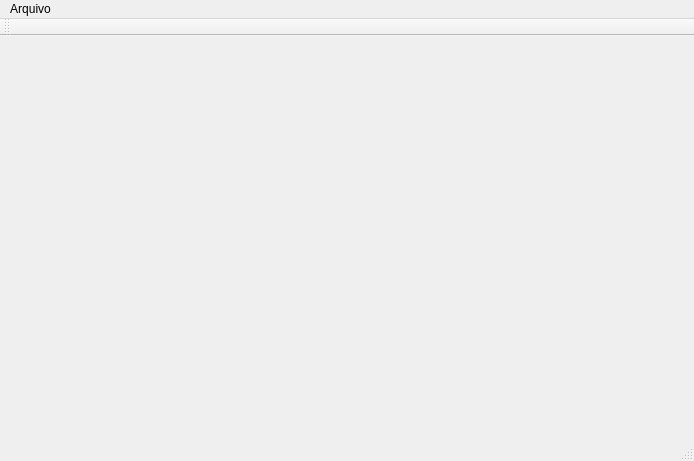
<?xml version="1.0" encoding="UTF-8"?>
<ui version="4.0">
 <class>MainWindow</class>
 <widget class="QMainWindow" name="MainWindow">
  <property name="geometry">
   <rect>
    <x>0</x>
    <y>0</y>
    <width>694</width>
    <height>461</height>
   </rect>
  </property>
  <property name="windowTitle">
   <string>MainWindow</string>
  </property>
  <widget class="QWidget" name="centralWidget">
   <widget class="QVTKWidget" name="qvtkWidget">
    <property name="geometry">
     <rect>
      <x>200</x>
      <y>30</y>
      <width>451</width>
      <height>301</height>
     </rect>
    </property>
   </widget>
  </widget>
  <widget class="QMenuBar" name="menuBar">
   <property name="geometry">
    <rect>
     <x>0</x>
     <y>0</y>
     <width>694</width>
     <height>21</height>
    </rect>
   </property>
   <widget class="QMenu" name="menuArquivo">
    <property name="title">
     <string>Arquivo</string>
    </property>
    <addaction name="actionAbrir"/>
   </widget>
   <addaction name="menuArquivo"/>
  </widget>
  <widget class="QToolBar" name="mainToolBar">
   <attribute name="toolBarArea">
    <enum>TopToolBarArea</enum>
   </attribute>
   <attribute name="toolBarBreak">
    <bool>false</bool>
   </attribute>
  </widget>
  <widget class="QStatusBar" name="statusBar"/>
  <action name="actionAbrir">
   <property name="text">
    <string>Abrir</string>
   </property>
  </action>
 </widget>
 <layoutdefault spacing="6" margin="11"/>
 <customwidgets>
  <customwidget>
   <class>QVTKWidget</class>
   <extends>QWidget</extends>
   <header>QVTKWidget.h</header>
  </customwidget>
 </customwidgets>
 <resources/>
 <connections/>
</ui>
